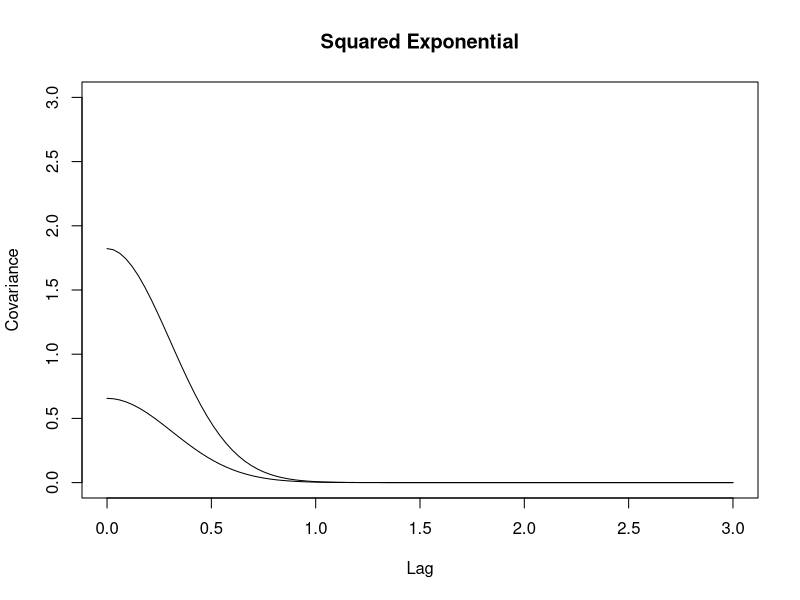

This chart was generated by the following R code: (Note: this script raises an error after producing the figure.)
library(MASS)
library(tidyverse)
library(plyr)


# parameter-wise GPs ----
n = 16  # number of participants

# trajectory time points
x = 0:100/100  # I make it 0 to 1 so that amplitudes and volatilities are on the right scale
n_x = length(x)

# mean function
mu = rep(0, n_x)

# covariance matrix with hyperparameters
# c(condition1, effect of condition2)
amplitudes = c(0.81, 1.35)
volatilities = c(3.22, 3.31)

Sigmas = list()

for (param in 1:length(amplitudes)) {
  Sigmas[[param]] = matrix(0, n_x, n_x)
  for (i in 1:n_x){
    for (j in 1:n_x){
      Sigmas[[param]][i, j] = amplitudes[param]^2*exp(-volatilities[param]^2*(1/2)*(x[i] - x[j])^2)  # + ifelse(i == j, sigma_sq, 0)
    }
  }
}


# Visualizing Kernel ----
curve(amplitudes[1]^2*exp(-volatilities[1]^2*(1/2)*(x)^2), 0, (max(x)-min(x))*3, xlab="Lag", ylab="Covariance", main = "Squared Exponential", ylim = c(0, 3))
for (param in 2:length(amplitudes)) {
  curve(amplitudes[param]^2*exp(-volatilities[param]^2*(1/2)*(x)^2), 0, (max(x)-min(x))*3, add = T, xlab="Lag", ylab="Covariance", main = "Squared Exponential")
}


# Sample Functions ----
fs = list()
fs_subj = list()

subj_amplitude_sd = c(0.13, 0.23)
subj_volatility_sd = c(4.91, 4.34)

for (param in 1:length(amplitudes)) {
  fs[[param]] = mvrnorm(1, mu, Sigmas[[param]])
  
  for (subj in 1:n) {
    subj_amplitude = rnorm(1, 0, subj_amplitude_sd[param])
    subj_volatility = rnorm(1, 0, subj_volatility_sd[param])
    
    subj_Sigma = matrix(0, n_x, n_x)
    for (i in 1:n_x){
      for (j in 1:n_x){
        subj_Sigma[i, j] = subj_amplitude^2*exp(-subj_volatility^2*(1/2)*(x[i] - x[j])^2)  
      }
    }
    
    f_subj_val = fs[[param]] + mvrnorm(1, mu, subj_Sigma)
    f_subj = data.frame(value = f_subj_val, parameter = param, id = subj, time = x)
    
    idx = ((param-1)*n+1) + subj
    fs_subj[[idx]] = f_subj
  }
}

df = do.call(rbind, fs_subj)
df$parameter = factor(ifelse(df$parameter == 1, "intercept", "effect"))


# Visualizing and Saving Group f(x)s ----
df_pop = do.call(cbind, fs)
df_pop = data.frame(df_pop)
names(df_pop) = c("intercept", "effect")
df_pop %>%
  mutate(
    time = x
    , condition1 = intercept
    , condition2 = intercept + effect
  ) -> df_pop

# same generative function (f(x))
saveRDS(df_pop, file = "/Users/ghislaindentremont/Documents/Experiments/Trajectory/Jenn Study/fake_data1_group.rds")

df_pop %>%
  gather(parameter, value, intercept:effect) %>%
  ggplot()+
    geom_line(aes(x=time, y=value))+
    facet_grid(parameter~.)

df_pop %>%
  gather(condition, value, condition1:condition2) %>%
  ggplot()+
    geom_line(aes(x=time, y=value))+
    facet_grid(condition~.)


# Visualizing Noiseless Parameter f(x)s ----
df %>%
  ggplot()+
  geom_line(aes(x=time, y=value, color=factor(id)), alpha = 0.3)+
  facet_grid(parameter~.)+
  theme(legend.position="none")


# Visualizing Noiseless Condition f(x)s ----
df %>%
  spread(parameter, value) %>%
  mutate(
    condition1 = intercept
    , condition2 = intercept + effect
    ) %>%
  gather(condition, value, condition1:condition2) -> df_cond

df_cond %>%
  ggplot()+
  geom_line(aes(x=time, y=value, color=factor(id)), alpha = 0.3)+
  facet_grid(condition~.)+
  theme(legend.position="none")


# Sampling from f(x)s with noise ----
n_trials_by_condition = 200
# I sample the subj_noise from a distribution that will capture the range of subj_noise 
# computed: roughly -2.22 to -1.5
# this actually works out to look a bit different than the gp_regression stan model which estimates 
# the subject noise sd, but sets the mean to zero in log space 
# and then goes on to estimate the actual subject by subject noise
noise_mean = -1.8
noise_sd = 0.15
hist(rnorm(10000, noise_mean, noise_sd))

df_noise2 = ddply(
  .data = df_cond
  , .variables = c("condition","id")
  , .fun = function(df_piece) {
    noise =  exp(rnorm(1, noise_mean, noise_sd))
    f_noise = t(mvrnorm(n_trials_by_condition, df_piece$value, noise^2*diag(nrow(df_piece))))
    data.frame(f_noise, time=x)
  }
)

df_noise = df_noise2 %>%
  gather(trial, value, -c(condition, id, time), factor_key = T)

df_noise$condition = factor(df_noise$condition)
df_noise$id = factor(df_noise$id)

df_noise %>%
  filter(as.numeric(id) <= 5) %>%
  ggplot()+
  geom_line(aes(x=time, y=value, color=trial), alpha = 0.1)+
  facet_grid(condition~id)+
  theme(legend.position="none")

df_id_means = aggregate(value ~ time + condition + id, data=df_noise, FUN=mean)

df_id_means %>%
  filter(as.numeric(id) <= 5) %>%
  ggplot()+
  geom_line(aes(x=time, y=value))+
  facet_grid(condition~id)

# change column names etc.
names(df_noise)[c(1,5)] = c("target_final", "position")
df_noise$target_final = factor(df_noise$target_final, labels = c("0", "1"))

# Save File ----
saveRDS(df_noise, file = "/Users/ghislaindentremont/Documents/Experiments/Trajectory/Jenn Study/fake_data1.rds")
